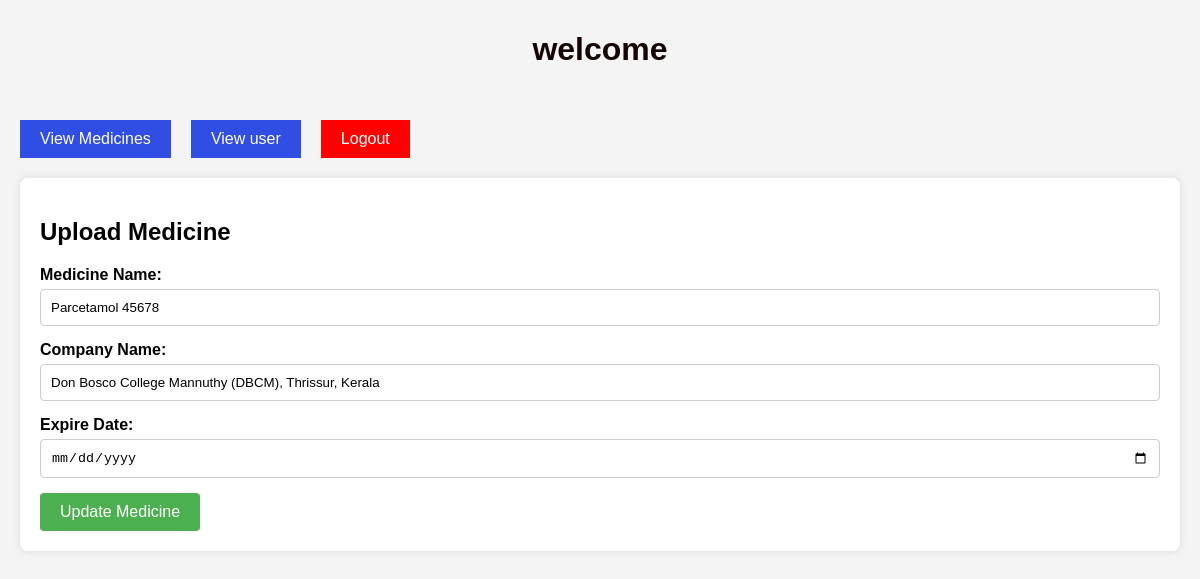
The app's page /update_medicine/5/ with its own data.
### medapp/models.py (models this page shows, shortened)
class Medicine(models.Model):
    medicine_name = models.CharField(max_length=255)
    company_name = models.CharField(max_length=255)
    image = models.ImageField(upload_to='pics', blank=True)
    expire_date = models.DateField()

### medapp/views.py (the view)
# urls.py: path('update_medicine/<int:medicine_id>/', views.update_medicine, name='update_medicine'),
def update_medicine(request, medicine_id):
    medicine = get_object_or_404(Medicine, id=medicine_id)
    if request.method == 'POST':
        medicine_name = request.POST.get('medicineName')
        company_name = request.POST.get('companyName')
        expire_date = request.POST.get('expireDate')
        image = request.FILES.get('medicineImage')
        medicine.medicine_name = medicine_name
        medicine.company_name = company_name
        medicine.expire_date = expire_date
        if image:
            medicine.image = image
        medicine.save()
        return redirect('admin_view')
    else:
        return render(request, 'update_medicine.html', {'medicine': medicine})

### templates/update_medicine.html (shortened to what this page needs)
<!DOCTYPE html>
<html lang="en">
<head>
</head>
<body>
    <header>
        <h1>welcome {{ request.user.username }}</h1>
    </header>
    <div class="container">
        <div class="button-container">
           <a href="{% url 'admin_view' %}"><button class="button" >View Medicines</button></a>
           <a href="{% url 'user' %}"><button class="button" >View user</button></a>
           <a href="{% url 'logout_user' %}"><button class="button" style="background-color: red;" >Logout</button></a>
        </div>
        <div id="uploadForm" class="form-container">
            <h2>Upload Medicine</h2>
            <form id="medicineForm" action="{% url 'update_medicine' medicine_id=medicine.id %}" method="post">
                <div class="form-group">
                    <label for="medicineName">Medicine Name:</label>
                    <input type="text" id="medicineName" name="medicineName" value="{{ medicine.medicine_name }}" required>
                </div>
                <div class="form-group">
                    <label for="companyName">Company Name:</label>
                    <input type="text" id="companyName" name="companyName" value="{{ medicine.company_name }}" required>
                </div>
                <div class="form-group">
                    <label for="expireDate">Expire Date:</label>
                    <input type="date" id="expireDate" name="expireDate" value="{{ medicine.expire_date }}" required>
                </div>
                <button type="submit" class="submit-button">Update Medicine</button>
            </form>
        </div>
    </div>
</body>
</html>

### templates/update_medicine.html (style rules this page uses)
body { font-family: Arial, sans-serif; background-color: #f4f4f4; margin: 0; padding: 0; }
header { color: rgb(22, 5, 5); padding: 10px; text-align: center; }
.container { margin: 20px; }
.button-container { display: flex; gap:20px; margin-bottom: 20px; }
.button { background-color: #304ee4; color: white; border: none; padding: 10px 20px; text-align: center; text-decoration: none; display: inline-block; font-size: 16px; cursor: pointer; }
.form-container { background-color: white; padding: 20px; border-radius: 8px; box-shadow: 0 0 10px rgba(0, 0, 0, 0.1); }
.form-group { margin-bottom: 15px; }
label { display: block; font-weight: bold; margin-bottom: 5px; }
input { width: 100%; padding: 10px; border: 1px solid #ccc; border-radius: 4px; box-sizing: border-box; }
.submit-button { background-color: #4CAF50; color: white; border: none; padding: 10px 20px; text-align: center; text-decoration: none; display: inline-block; font-size: 16px; border-radius: 4px; cursor: pointer; }

### records on screen
Medicine: medicineName "Parcetamol 45678", companyName "Don Bosco College Mannuthy (DBCM), Thrissur, Kerala"
